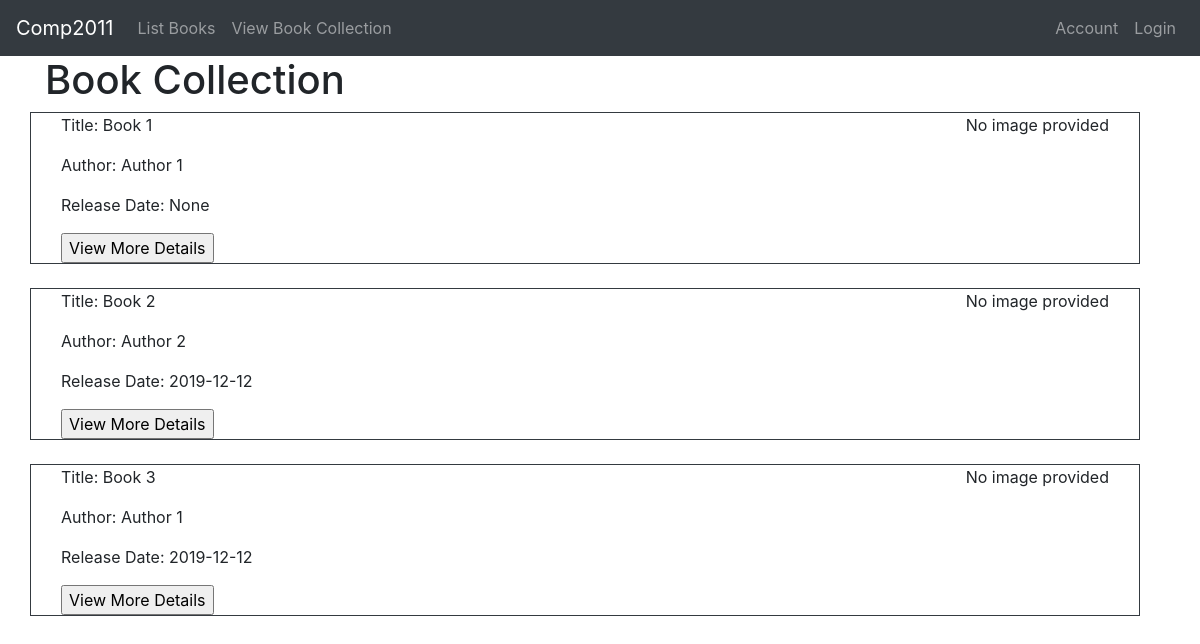
/collection (signed in), run on an earlier commit of the app's database.
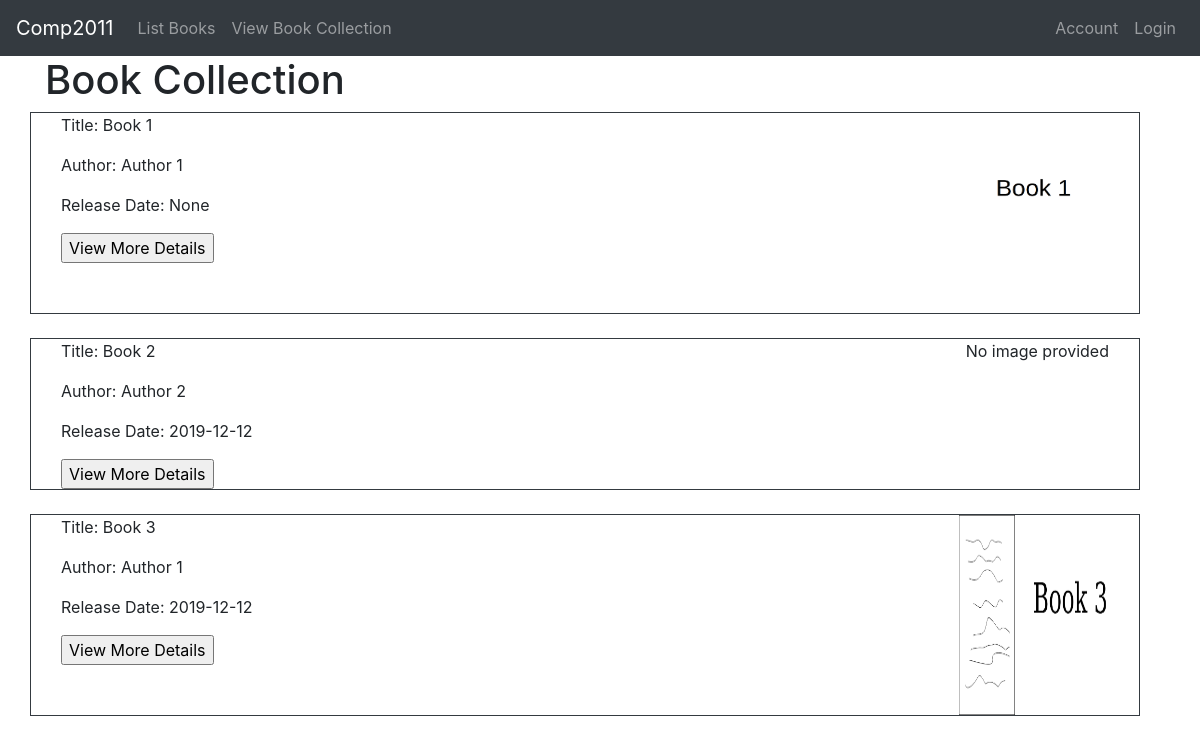
And on a later commit of the database.
### app/models.py (models this page shows, shortened)
class Book(db.Model):
    id = db.Column(db.Integer, primary_key=True)
    title = db.Column(db.String(128), index=True, unique=True)
    author = db.Column(db.String(255), index=True)
    image = db.Column(db.String(512), default=None)
    description = db.Column(db.String(512), default=None)
    release_date = db.Column(db.Date, default=None)
    reviews = db.relationship('Review', backref='book', lazy='dynamic')

### app/views.py (the view)
@app.route('/collection')
@login_required
def Collection():
    user = current_user
    owned_books = db.session.query(models.owns).filter_by(user_id=user.id).all()
    books = []
    for i in range(0, len(owned_books)):
        books.append(models.Book.query.get(owned_books[i][1])) #owned_books is a 2D array, where [i][0] is the User ID and [i][1] is the Book ID
    return render_template("collection.html",
                           title="Collection",
                           user=user,
                           books=books)

### app/views.py (called while the page is built)
@login_manager.user_loader
def user_loader(user_id):
    return models.User.query.filter_by(username=user_id).first()

### app/templates/collection.html (shortened to what this page needs)
{% extends "base.html" %}
{% block content %}
  <h1>Book Collection</h1>
  {% for book in books %}
    <div class="container-fluid border border-dark row">
      <div class="col-md-6">
        <p>Title: {{ book.title }}</p>
        <p>Author: {{ book.author }}</p>
        <p>Release Date: {{ book.release_date }}</p>
        <form action="/details" method="post" name="Details">
          <input type="button" value="View More Details" onclick="this.form.submit()">
        </form>
      </div>
      <div class="col-md-6">
        {% if book.image %}
          <img style="float:right;" src="{{ book.image }}" alt="Cover Image for {{ book.title }}" height="200" width="150">
        {% else %}
          <p style="float:right;">No image provided</p>
        {% endif %}
      </div>
    </div>
    <br>
  {% endfor %}
{% endblock %}

What changed in the data, as far as the page shows it:
changed Book "Book 1": image: picture added; no longer shows "No image provided"
changed Book "Book 3": image: picture added; no longer shows "No image provided"
